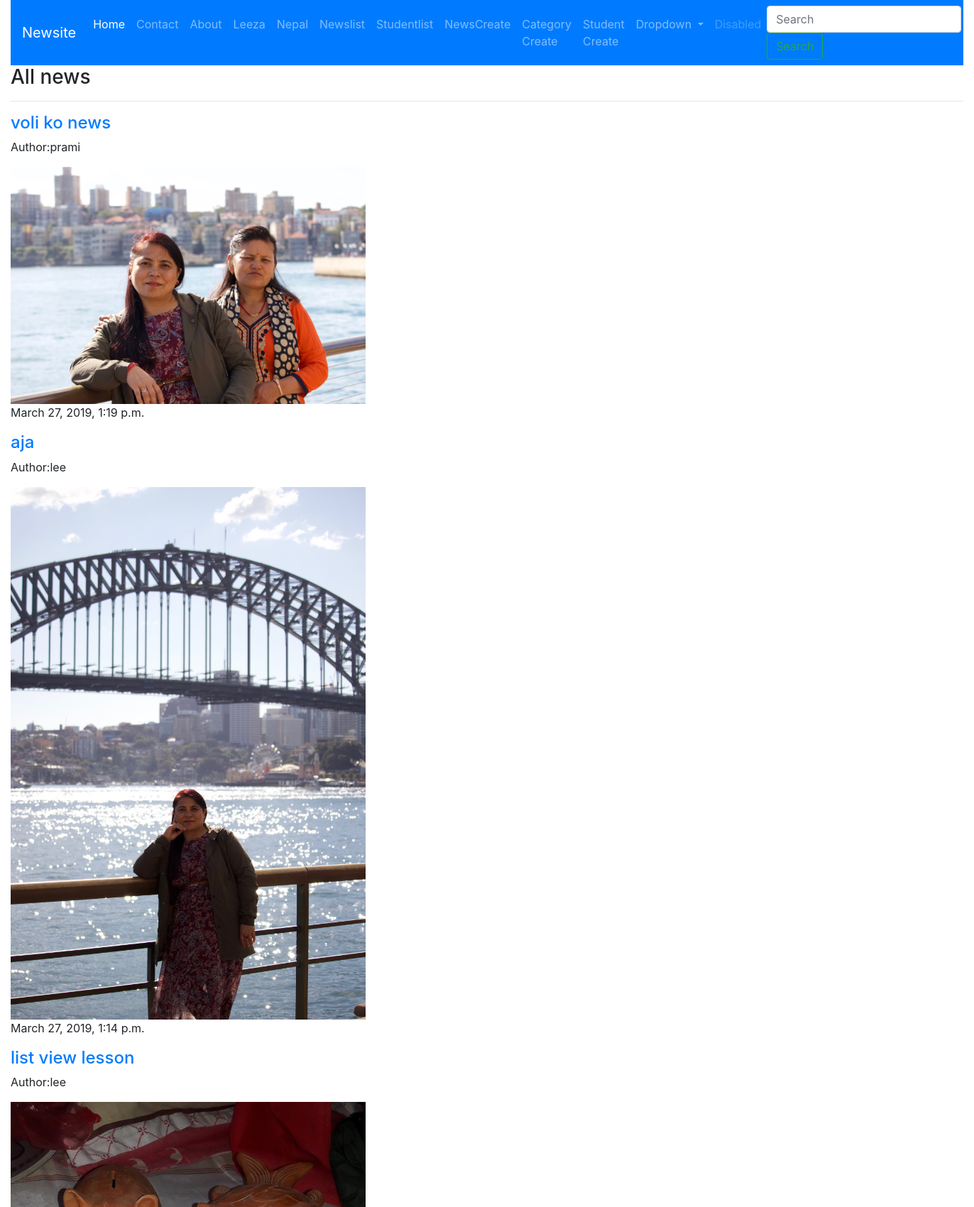
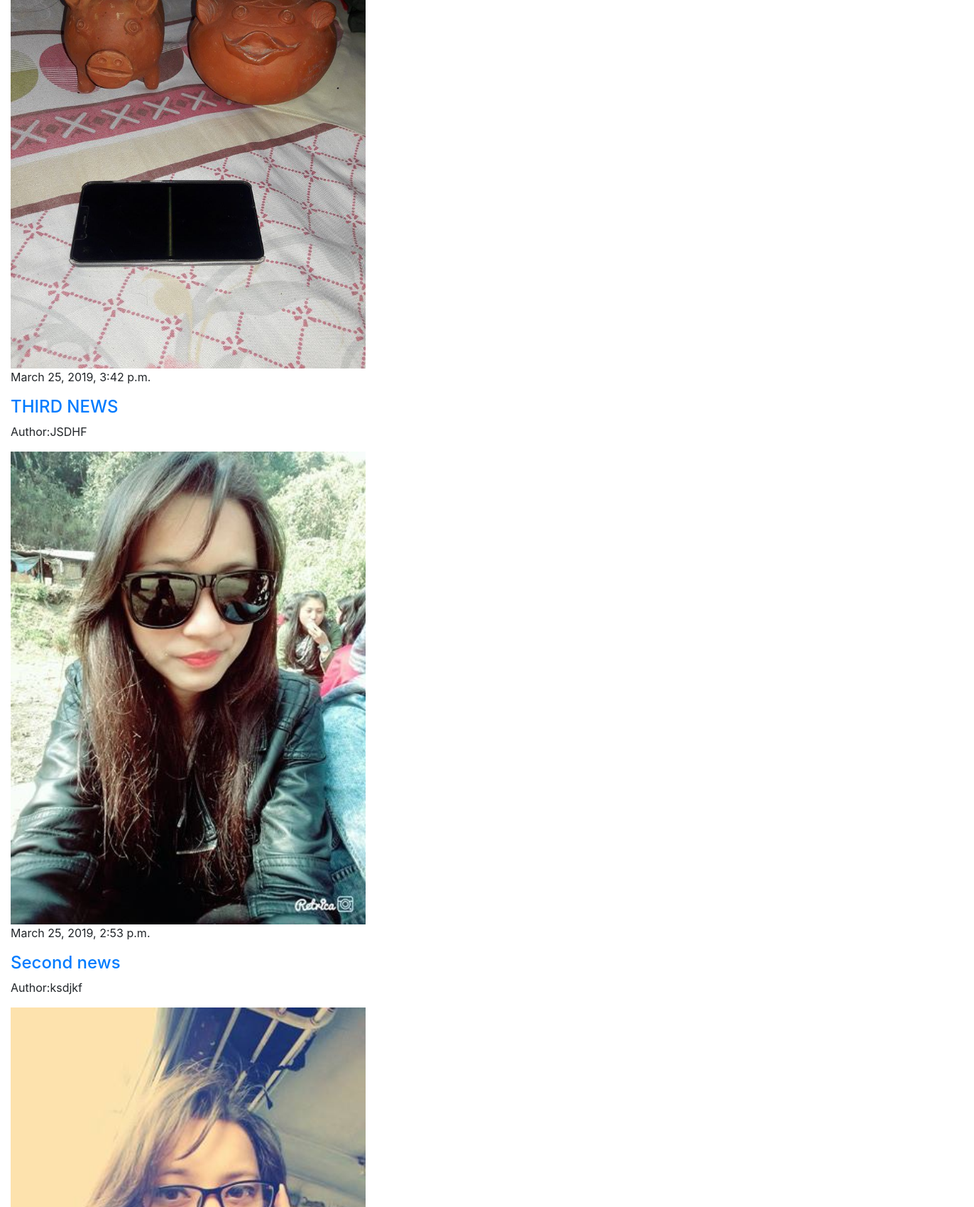
/news/list/ (upper part), run on the app's committed database (2 pictures, top to bottom).
### newsapp/models.py (models this page shows, shortened)
class News(models.Model):
	title = models.CharField(max_length = 100)
	image = models.ImageField(upload_to = "news")
	category = models.ManyToManyField(Category)
	detail = models.TextField()
	author = models.CharField(max_length = 100)
	date = models.DateTimeField(auto_now_add = True)

### newsapp/views.py (the view)
# urls.py: path("news/list/",NewsListView.as_view(), name="newslist"),
class NewsListView(ListView):
	template_name = "newslist.html"
	queryset = News.objects.all().order_by("-id")
	context_object_name = "allnews"

### templates/newslist.html (shortened to what this page needs)
{% extends 'base.html' %}
{% block content %}
<h3>All news</h3><hr>
{% for news in allnews %}
<h4><a href="{% url 'newsapp:newsdetail' news.id %}">{{news.title}}</a></h4>
<p>Author:{{news.author}}</p>
<img src="{{news.image.url}}" width="500">
<p>{{news.date}}</p>
{% endfor %}
{% endblock %}

### data on the page
News: title "voli ko news", author "prami", image (picture), date "March 27, 2019, 1:19 p.m."
News: title "aja", author "lee", image (picture), date "March 27, 2019, 1:14 p.m."
News: title "list view lesson", author "lee", image (picture), date "March 25, 2019, 3:42 p.m."
News: title "THIRD NEWS", author "JSDHF", image (picture), date "March 25, 2019, 2:53 p.m."
News: title "Second news", author "ksdjkf", image (picture)
